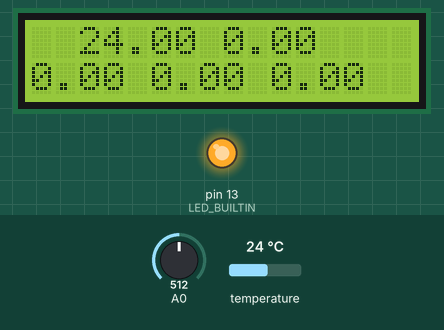
Bench run of a sketch on a simulated Arduino Uno, built with avr-gcc and run on an emulated ATmega328P. Shown: 16×2 character LCD, output pins drawn as LEDs (lit = HIGH). The test bench sets the inputs (shaded band); at power-on: A0 = 512, temperature 24 °C. What the sketch prints to the serial monitor is not drawn.

Above: at 3.4 s.
3.5 s: A0 set to 263
9.6 s: A0 set to 231
At 10.6 s:
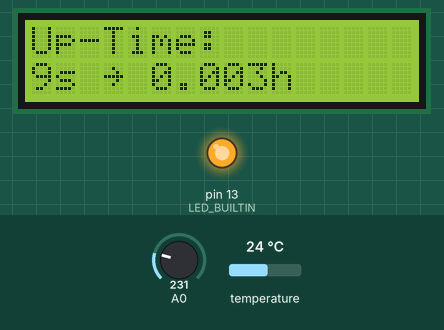
15.3 s: A0 set to 260
At 17.6 s:
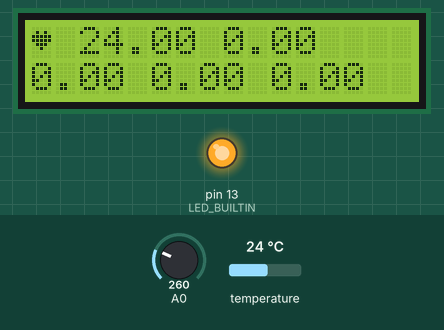
21.4 s: temperature set to 12 °C
At 23.6 s:
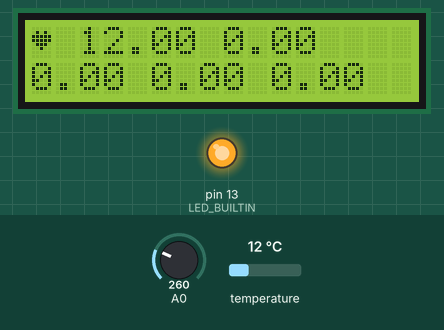
25.3 s: temperature set to 19 °C
At 27.7 s:
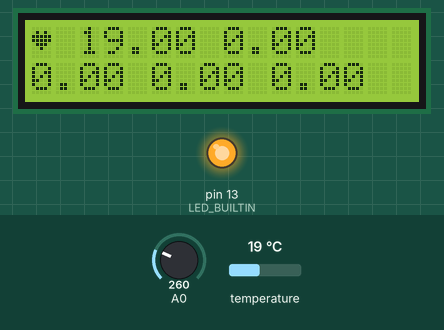
29.4 s: temperature set to 28 °C
At 31.5 s:
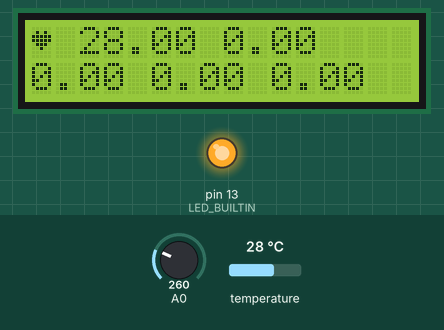
Timing chart, 0 to 33.0 s (numbered marks = the images above; inputs shaded):
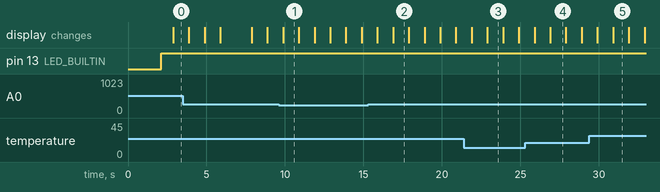

Measured:
- the behaviour switches between 250 and 249 on A0 (found by bisection; images 0 and 1)
- after the input at 9.6 s, the display: changes after 0.28 s (image 1)
- after the input at 15.3 s, the display: first changes after 0.59 s (image 2 shows a later state)
- after the input at 21.4 s, the display: first differs from a run without the input after 1.5 s (image 3)
- after the input at 25.3 s, the display: first differs from a run without the input after 1.6 s (image 4)
- after the input at 29.4 s, the display: first differs from a run without the input after 1.5 s (image 5)
- what the display in image 1 shows lasts 1.0 s, from 9.9 s to 10.9 s

The sketch:

EnvironmentSensorDS18B20.ino
```cpp
/*  Author: Jan Schöfer
    Changelog:

    Version 0.00a: 26.04.2018
    -tested and working
    -added support for multiple sensors

    Version 0.00a: 26.04.2018
    -tested and working
    -derrived from EnvironmentSensorBME280 Version 0.20a: 12.02.2018

    Setup:
    Arduino UNO
    LCD Keypad Shield and
    DS18B20 connected to A1(Yellow), 5V (red), GND (black)
    4k7 pull-up resistor bewtween A1 and 5V
*/


#define VERSION "0.01a"
#define SENSOR_TYPE "DS18B20"

#define SERIAL_INTERVAL 1000 //interval for sending serial [ms]
#define LCD_INTERVAL 1000 //interval for refreshing LCD [ms]
#define BME_INTERVAL 2000 //interval for reading BME280 (may collide with sensor standby)
#define BLINK_INTERVAL 1000 //interval for blinking (LED, LCD heart)
#define NO_VALUE_FLOAT 0.00f //dummy value for error data
#define SENSOR_ERROR_STRING "/SENSOR ERROR/" //string to print on error

//I2C library
#include <Wire.h>

//for DS18B20
#include <OneWire.h>
#include <DallasTemperature.h>
#define ONE_WIRE_SENSOR_PIN A1
#define DS18B20_resolution 12
DeviceAddress DS18B20_adress;
OneWire oneWireSensor(ONE_WIRE_SENSOR_PIN);
DallasTemperature myDS18B20(&oneWireSensor);
#define MAX_SENSORS_DS18B20  5
float temperature[MAX_SENSORS_DS18B20];

//for LCD
#include <Wire.h>
#include <LiquidCrystal.h>

// pins for LCD panel
LiquidCrystal lcd(8, 9, 4, 5, 6, 7);

long t_lastDisplay = 0;
long t_lastSerial = 0;
long t_lastSensorRead = 0;
long t_lastBlink = 0;

bool blinkState = false;
bool sensorError = 0;

// stuff for LCD Keypad Shield
int btnID     = 0;
int btnAnalogValue  = 0;
#define btnRIGHT  0
#define btnUP     1
#define btnDOWN   2
#define btnLEFT   3
#define btnSELECT 4
#define btnNONE   5

//additional LCD characters
uint8_t heart[8] = {0x00, 0x0A, 0x1F, 0x1F, 0x0E, 0x04, 0x00}; //heart symbol
uint8_t degree[8] = {0x02, 0x05, 0x02, 0x00, 0x00, 0x00, 0x00}; //degree symbol
uint8_t arrowup[8] = {0x04, 0x0E, 0x15, 0x04, 0x04, 0x04, 0x04}; //arrow-up symbol
//uint8_t skull[8] = {0x0E,0x1F,0x15,0x04,0x0E,0x0E,0x15,0x00}; //skull symbol

// read buttons
int read_buttons()
{
  btnAnalogValue = analogRead(0);      // read the value from analog button pin
  // analog button values (right:0; up:132; down:306; left:480; select:721; none:1023)

  if (btnAnalogValue > 1000) return btnNONE;
  if (btnAnalogValue < 50)   return btnRIGHT;
  if (btnAnalogValue < 250)  return btnUP;
  if (btnAnalogValue < 400)  return btnDOWN;
  if (btnAnalogValue < 650)  return btnLEFT;
  if (btnAnalogValue < 850)  return btnSELECT;

  return btnNONE;  // when all others fail, return this...
}

void displayHandler()
{
  if (t_lastDisplay < (millis() - LCD_INTERVAL)) {
    t_lastDisplay = millis();
    btnID = read_buttons();         // read the buttons
    switch (btnID) {               // depending on which button was pushed, we perform an action

        case btnUP:
          {
            //show up time
            lcd.clear();
            lcd.setCursor(0, 0);
            lcd.print("Up-Time:");
            lcd.setCursor(0, 1);
            lcd.print(String(millis()/1000) + "s ~ ");
            lcd.print(String(float(millis())/3600000.0, 3));
            lcd.print("h");
            break;
          }
        case btnRIGHT:
          {
            //break;
          }
        case btnLEFT:
          {
            //break;
          }
        case btnDOWN:
          {
            //break;
          }
        case btnSELECT:
          {
            //break;
          }
        case btnNONE:
          {
            // standard state
            lcd.clear();
            lcd.setCursor(0, 0);
            if (!blinkState) {
                lcd.write(byte(0)); //heart
            } else {
              lcd.print("  "); //delete heart
            }

            lcd.setCursor(1, 0);
            lcd.print(" " + String(temperature[0]));
            lcd.print(" " + String(temperature[1]));
            lcd.setCursor(0, 1);
            lcd.print(String(temperature[2]));
            lcd.print(" " + String(temperature[3]));
            lcd.print(" " + String(temperature[4]));
            // lcd.write(byte(1)); //degree symbol
            // lcd.print("C ");
            if (sensorError) {
              lcd.print("ERROR"); //heart
            } else {
              lcd.print(" ");
            }
          }
          break;
    }
  }
}

void serialWriteHandler()
{
  if (t_lastSerial < (millis() - SERIAL_INTERVAL)) {
    t_lastSerial = millis();
    Serial.print(String(millis()/1000)+"; ");
    for(byte i=0 ;i < MAX_SENSORS_DS18B20; i++) {
      Serial.print(String(temperature[i]) + "; ");
      if (sensorError) {
        Serial.print(SENSOR_ERROR_STRING);
      }
		}
    Serial.println();
  }
}

void serialReadHandler()
{
  if (Serial.available() > 0) {
    String tmp = Serial.readString();
  }
}

void setup()
{
  // initialize serial communication at 115200 bits per second
  Serial.begin(115200);

  //load lcd
  //lcd.init();
  //lcd.backlight();
  lcd.clear();
  lcd.createChar(0, heart);
  lcd.createChar(1, degree);
  lcd.createChar(2, arrowup);
  //lcd.createChar(3, skull);
  lcd.home();

  pinMode(LED_BUILTIN, OUTPUT);

  // initialize sensor communication
  myDS18B20.begin();
  for(byte i=0 ;i < myDS18B20.getDeviceCount(); i++) {
    if(myDS18B20.getAddress(DS18B20_adress, i)) {
      myDS18B20.setResolution(DS18B20_adress, DS18B20_resolution);
    }
  }

  lcd.begin(16, 2);              // initialise LCD
  lcd.setCursor(0, 0);           // set cursor to beginning
  lcd.print("Sensor: ");
  lcd.print(SENSOR_TYPE);
  lcd.print(" " + String(myDS18B20.getDeviceCount()));      // print sensor info
  lcd.setCursor(0, 1);           // set cursor to second line
  lcd.print("EnviroSens");
  lcd.print(VERSION);         // print Version

  delay(2000); // wait so someone can read the display
}

void loop()
{
  //blink LED and Display
  if (t_lastBlink < (millis() - BLINK_INTERVAL)) {
    t_lastBlink = millis();
    if (!blinkState) {
      digitalWrite(LED_BUILTIN, HIGH);
      blinkState = true;
    } else {
      digitalWrite(LED_BUILTIN, LOW);
      blinkState = false;
    }
    digitalWrite(LED_BUILTIN, HIGH);
  }

  // read Sensor
  if (t_lastSensorRead < (millis() - BME_INTERVAL)) {
    sensorError = 0;
    t_lastSensorRead = millis();
    myDS18B20.requestTemperatures();
    for(byte i=0 ;i < MAX_SENSORS_DS18B20; i++) {
       if (i < myDS18B20.getDeviceCount()) {
        temperature[i] = myDS18B20.getTempCByIndex(i);
        if (temperature[i] == DEVICE_DISCONNECTED_C) {
	  	    temperature[i] = NO_VALUE_FLOAT;
		      sensorError = 1;
        }
      }
	}
  }

  // serialReadHandler();
  serialWriteHandler();
  displayHandler();


/*
    switch (lcd_key)               // depending on which button was pushed, we perform an action
    {
      case btnRIGHT:
        {
          lcd.print("RIGHT ");
          break;
        }
      case btnLEFT:
        {
          lcd.print("LEFT   ");
          break;
        }
      case btnUP:
        {
          lcd.print("UP    ");
          break;
        }
      case btnDOWN:
        {
          lcd.print("DOWN  ");
          break;
        }
      case btnSELECT:
        {
          lcd.print("SELECT");
          break;
        }
      case btnNONE:
        {
          lcd.print("NONE  ");
          break;
        }
    }
    */
}
```
